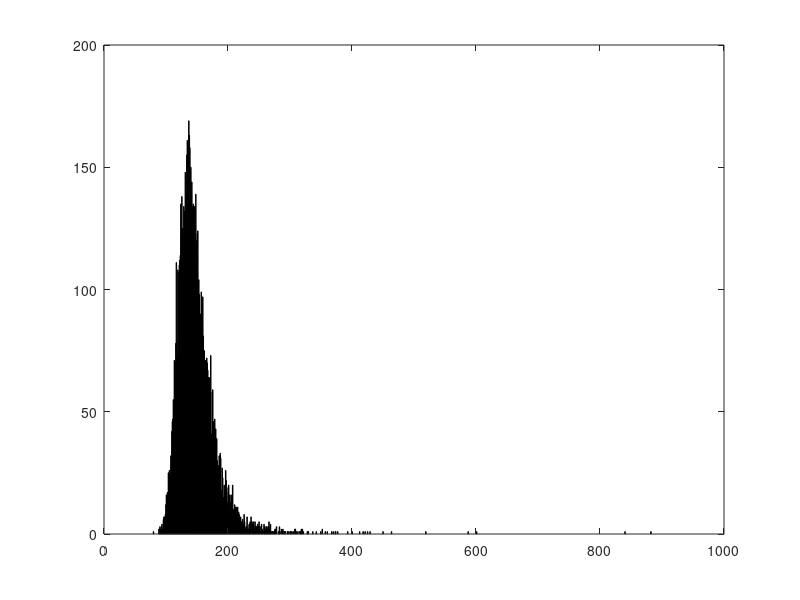

Recreate this plot in MATLAB.
clear all
clc

%vygeneruji náhodná čísla z desetic z rovnoměrného rozdělení
A=lognrnd(3,2, 10000,1000);
for i=1:10000
    B(i)=sum(A(i,:))/1000;
end
hist(B,1000)
